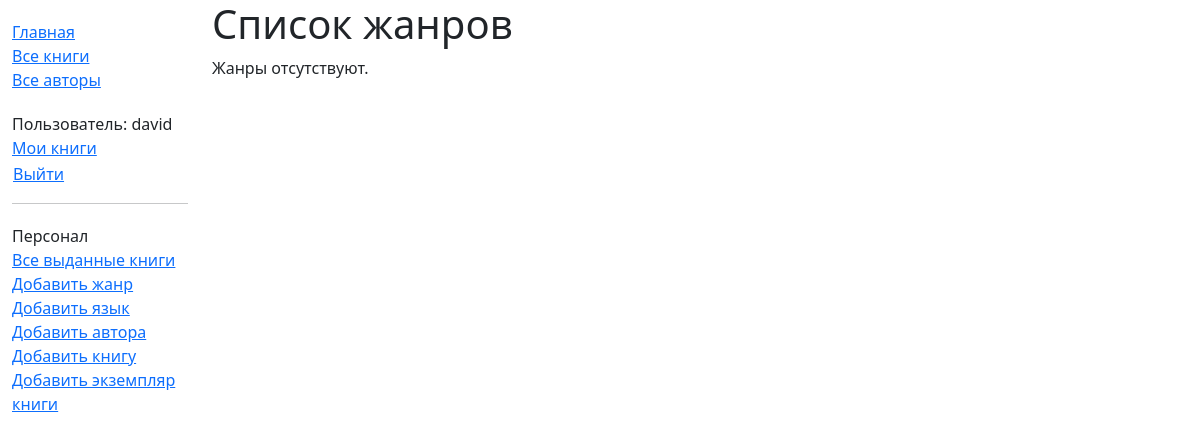
/catalog/genres/ (signed in), run on an earlier commit of the app's database.
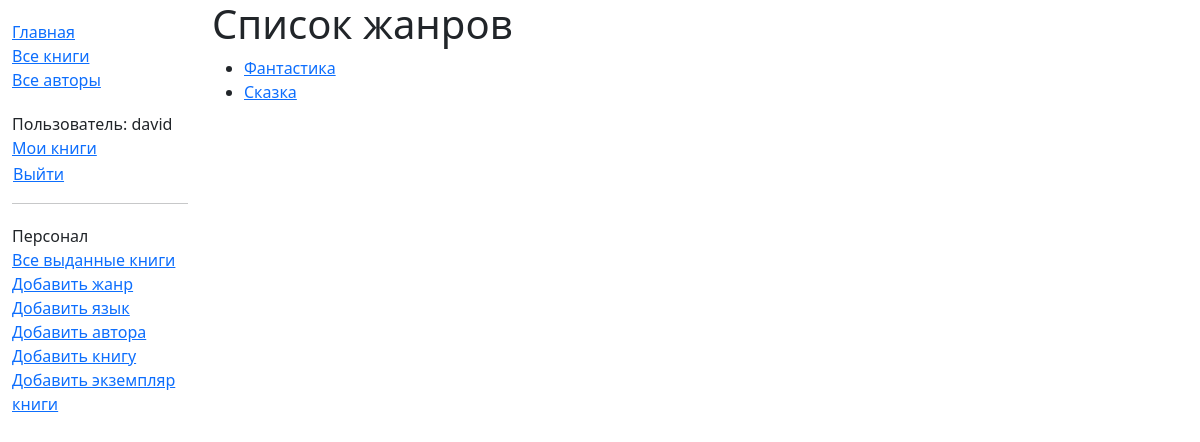
And on a later commit of the database.
### catalog/models.py (models this page shows, shortened)
class Genre(models.Model):
    name = models.CharField(
        max_length=200,
        unique=True,
        help_text="Введите жанр книги (например, Научная фантастика, Поэзия и т.д.)"
    )
    def get_absolute_url(self):
        return reverse('genre-detail', args=[str(self.id)])
    class Meta:
        constraints = [
            UniqueConstraint(
                Lower('name'),
                name='genre_name_case_insensitive_unique',
                violation_error_message="Жанр уже существует (без учета регистра)"
            ),
        ]

### catalog/views.py (the view)
# urls.py: path('genres/', views.GenreListView.as_view(), name='genres'),
class GenreListView(generic.ListView):
    model = Genre
    paginate_by = 10

### catalog/templates/catalog/genre_list.html
{% extends "base_generic.html" %}
{% block content %}
<h1>Список жанров</h1>
{% if genre_list %}
<ul>
    {% for genre in genre_list %}
    <li><a href="{{ genre.get_absolute_url }}">{{ genre.name }}</a></li>
    {% endfor %}
</ul>
{% else %}
<p>Жанры отсутствуют.</p>
{% endif %}
{% endblock %}

What changed in the data, as far as the page shows it:
added Genre: name "Фантастика"
added Genre: name "Сказка"
Also different on the page:
text no longer shown: "Жанры отсутствуют."
